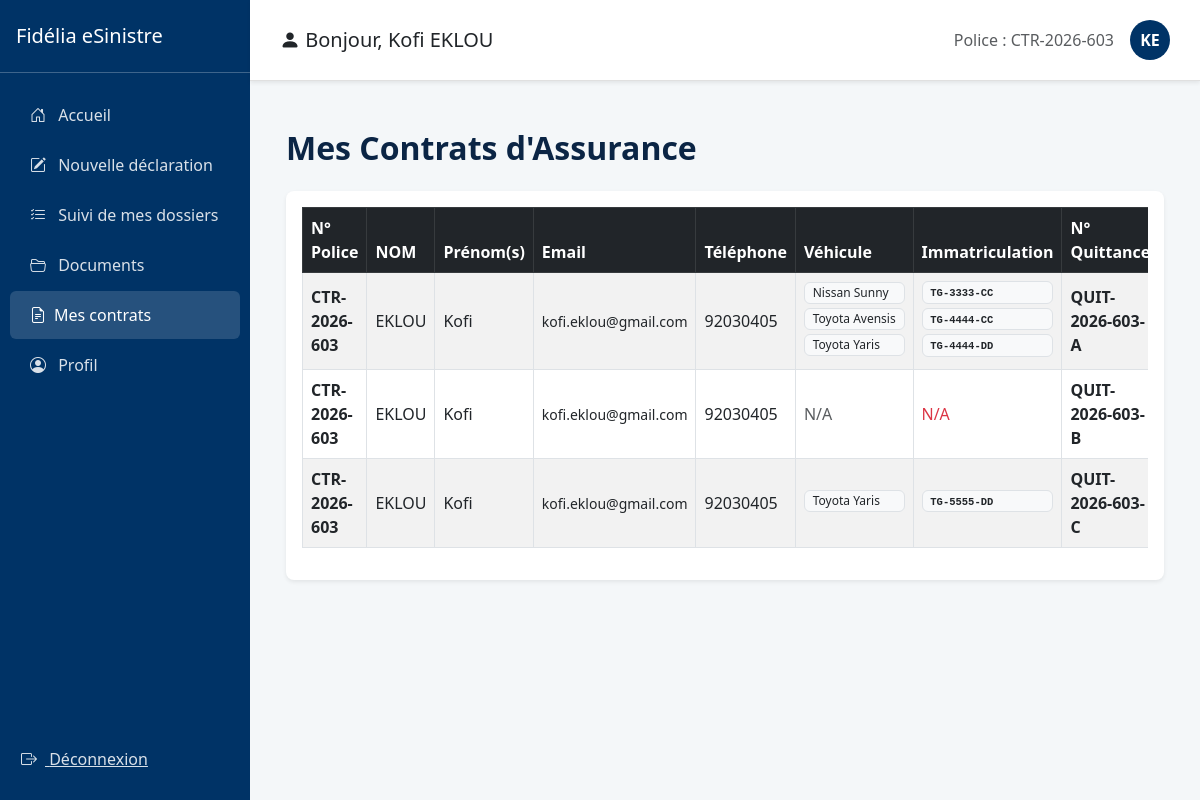
The page /sinistres/mes-contrats/ (signed in) on the database its author committed.
### gestion_sinistres/models.py (models this page shows, shortened)
class Assure(models.Model):
    user = models.OneToOneField(User, on_delete=models.CASCADE, related_name='assure')
    numero_police = models.CharField(max_length=50, unique=True)
    telephone = models.CharField(max_length=20, blank=True, null=True)
    agence = models.ForeignKey(Agence, on_delete=models.SET_NULL, null=True, blank=True)
    compte_active = models.BooleanField(default=False)
    politique_confidentialite_acceptee = models.BooleanField(default=False)

class Quittance(models.Model):
    contrat = models.ForeignKey('Assure', on_delete=models.CASCADE, related_name='quittances')
    numero_quittance = models.CharField(max_length=50, unique=True)
    type_contrat = models.CharField(max_length=100, blank=True, null=True)
    date_debut = models.DateField()
    date_fin = models.DateField()
    prime = models.DecimalField(max_digits=12, decimal_places=2)  # Représente la prime nette
    prix_retenu = models.DecimalField(max_digits=12, decimal_places=2, null=True, blank=True)
    prix_valide = models.BooleanField(default=False)
    class Meta:
        constraints = [
            models.CheckConstraint(
                condition=models.Q(prix_retenu__lte=models.F('prime')),
                name='check_prix_retenu_lte_prime'
            ),
            models.CheckConstraint(
                condition=models.Q(date_debut__lte=models.F('date_fin')),
                name='check_quittance_date_debut_lte_date_fin'
            ),
        ]

class Vehicule(models.Model):
    immatriculation = models.CharField(max_length=20, unique=True)
    marque = models.CharField(max_length=50)
    modele = models.CharField(max_length=50, null=True, blank=True)
    annee = models.IntegerField(null=True, blank=True)
    proprietaire = models.ForeignKey(User, on_delete=models.CASCADE, related_name='vehicules', null=True, blank=True)
    quittance = models.ForeignKey('Quittance', on_delete=models.CASCADE, related_name='vehicules', null=True, blank=True)

### gestion_sinistres/views.py (the view)
# urls.py: path('mes-contrats/', views.mes_contrats, name='mes_contrats'),
@login_required
def mes_contrats(request):
    quittances = Quittance.objects.filter(contrat__user=request.user).prefetch_related('vehicules')
    return render(request, 'mes_contrats.html', {'quittances': quittances})

### gestion_sinistres/templates/mes_contrats.html (shortened to what this page needs)
{% extends 'base_assure.html' %}
{% block content %}
<div class="container py-4">
    <h2 class="mb-4 fw-bold" style="color: #0b2545;">Mes Contrats d'Assurance</h2>
    <div class="card shadow-sm border-0 rounded-3">
        <div class="card-body">
            <div class="table-responsive">
                <table class="table table-bordered table-striped align-middle">
                    <thead class="table-dark" style="background-color: #0b2545;">
                        <tr>
                            <th>N° Police</th>
                            <th>NOM</th>
                            <th>Prénom(s)</th>
                            <th>Email</th>
                            <th>Téléphone</th>
                            <th>Véhicule</th>
                            <th>Immatriculation</th>
                            <th>N° Quittance</th>
                        </tr>
                    </thead>
                    <tbody>
                        {% for q in quittances %}
                            <tr>
                                <td><strong>{{ q.contrat.numero_police }}</strong></td>
                                <td>{{ q.contrat.user.last_name }}</td>
                                <td>{{ q.contrat.user.first_name }}</td>
                                <td><small>{{ q.contrat.user.email }}</small></td>
                                <td>{{ q.contrat.telephone|default:"N/A" }}</td>
                                <td>
                                    {% for v in q.vehicules.all %}
                                        <span class="badge bg-light text-dark border d-block mb-1 text-start fw-normal py-1">
                                            {{ v.marque }} {{ v.modele }}
                                        </span>
                                    {% empty %}
                                        <span class="text-muted">N/A</span>
                                    {% endfor %}
                                </td>
                                <td>
                                    {% for v in q.vehicules.all %}
                                        <span class="badge bg-light text-dark border d-block mb-1 text-start py-1">
                                            <code class="text-dark fw-bold">{{ v.immatriculation }}</code>
                                        </span>
                                    {% empty %}
                                        <span class="text-danger">N/A</span>
                                    {% endfor %}
                                </td>
                                <td><strong>{{ q.numero_quittance|default:"N/A" }}</strong></td>
                            </tr>
                        {% empty %}
                            <tr>
                                <td colspan="11" class="text-center py-4 text-muted">
                                    Vous n'avez aucun contrat enregistré pour le moment.
                                </td>
                            </tr>
                        {% endfor %}
                    </tbody>
                </table>
            </div>
        </div>
    </div>
</div>
{% endblock %}

### gestion_sinistres/templates/base_assure.html (shortened to what this page needs)
<!DOCTYPE html>
<html lang="fr">
<head>
    <link href="https://cdn.jsdelivr.net/npm/bootstrap@5.3.0/dist/css/bootstrap.min.css" rel="stylesheet">
    <link rel="stylesheet" href="https://cdn.jsdelivr.net/npm/bootstrap-icons@1.11.0/font/bootstrap-icons.css">
</head>
<body>
    <nav class="sidebar">
        <div class="d-flex align-items-center justify-content-between py-4 px-3 border-bottom border-light border-opacity-25">
            <h5 class="mb-0">Fidélia eSinistre</h5>
        </div>
        <div class="py-3">
            <a href="{% url 'accueil_assure' %}" class="{% if request.resolver_match.url_name == 'accueil_assure' %}active{% endif %}"><i class="bi bi-house-door me-2"></i> Accueil</a>
            <a href="{% url 'declarer_sinistre' %}" class="{% if request.resolver_match.url_name == 'declarer_sinistre' %}active{% endif %}"><i class="bi bi-pencil-square me-2"></i> Nouvelle déclaration</a>
            <a href="{% url 'suivi_sinistres' %}" class="{% if request.resolver_match.url_name == 'suivi_sinistres' %}active{% endif %}"><i class="bi bi-list-check me-2"></i> Suivi de mes dossiers</a>
            <a href="{% url 'documents_assure' %}" class="{% if request.resolver_match.url_name == 'documents_assure' %}active{% endif %}"><i class="bi bi-folder2-open me-2"></i> Documents</a>
            <a href="{% url 'mes_contrats' %}" class="{% if request.resolver_match.url_name == 'mes_contrats' %}active{% endif %}"><i class="bi bi-file-earmark-text me-2"></i>Mes contrats</a>
            <a href="{% url 'profil_assure' %}" class="{% if request.resolver_match.url_name == 'profil_assure' %}active{% endif %}"><i class="bi bi-person-circle me-2"></i> Profil</a>
        </div>
        <div class="py-3 mt-auto">
            <form method="post" action="{% url 'logout' %}">
                <button type="submit" class="btn btn-link" style="color: rgba(255,255,255,0.85); padding: 12px 20px;">
                    <i class="bi bi-box-arrow-right me-2"></i> Déconnexion
                </button>
            </form>
        </div>
    </nav>
    <main class="main-content">
        <div class="header-user d-flex align-items-center justify-content-between shadow-sm">
            <div class="d-flex align-items-center">
                <h5 class="mb-0"><i class="bi bi-person-fill"></i> Bonjour, {{ request.user.get_full_name|default:request.user.username }}</h5>
            </div>
            <div class="d-flex align-items-center">
                <span class="text-muted me-3">Police : {{ request.user.assure.numero_police|default:"N/A" }}</span>
                <a href="{% url 'profil_assure' %}" class="user-badge text-decoration-none">{{ request.user.first_name|first|default:"U" }}{{ request.user.last_name|first|default:"I" }}</a>
            </div>
        </div>
        <div class="p-4">
            {% block content %}{% endblock %}
        </div>
    </main>
</body>
</html>

### gestion_sinistres/templates/base_assure.html (style rules this page uses)
:root { --fidelia-blue: #003366; }
body { background-color: #f4f7f9; font-family: 'Segoe UI', sans-serif; }
.sidebar { width: 250px; height: 100vh; background: var(--fidelia-blue); color: white; position: fixed; left: 0; top: 0; display: flex; flex-direction: column; }
.sidebar a { color: rgba(255, 255, 255, 0.85); display: block; padding: 12px 20px; text-decoration: none; border-radius: 6px; margin: 2px 10px; }
.sidebar a:hover, .sidebar a.active { background: rgba(255, 255, 255, 0.15); color: white; }
.main-content { margin-left: 250px; }
.header-user { background: white; padding: 20px 30px; border-bottom: 1px solid #e0e0e0; position: sticky; top: 0; z-index: 1020; }
.user-badge { width: 40px; height: 40px; border-radius: 50%; background: var(--fidelia-blue); color: white; display: flex; align-items: center; justify-content: center; font-weight: bold; }

### rows shown on the page
Quittance: contrat.numero_police "CTR-2026-603", contrat.user.last_name "EKLOU", contrat.user.first_name "Kofi", contrat.user.email "kofi.eklou@gmail.com", contrat.telephone "92030405", numero_quittance "QUIT-2026-603-A"
Vehicule: marque "Nissan", modele "Sunny", immatriculation "TG-3333-CC"
Vehicule: marque "Toyota", modele "Avensis", immatriculation "TG-4444-CC"
Vehicule: marque "Toyota", modele "Yaris", immatriculation "TG-4444-DD"
Quittance: contrat.numero_police "CTR-2026-603", contrat.user.last_name "EKLOU", contrat.user.first_name "Kofi", contrat.user.email "kofi.eklou@gmail.com", contrat.telephone "92030405", numero_quittance "QUIT-2026-603-B"
Quittance: contrat.numero_police "CTR-2026-603", contrat.user.last_name "EKLOU", contrat.user.first_name "Kofi", contrat.user.email "kofi.eklou@gmail.com", contrat.telephone "92030405", numero_quittance "QUIT-2026-603-C"
Vehicule: marque "Toyota", modele "Yaris", immatriculation "TG-5555-DD"

### other values the page prints
{{ request.user.get_full_name|default:request.user.username }} "Kofi EKLOU"
{{ request.user.assure.numero_police|default:"N/A" }} "CTR-2026-603"
{{ request.user.first_name|first|default:"U" }} "K"
{{ request.user.last_name|first|default:"I" }} "E"
